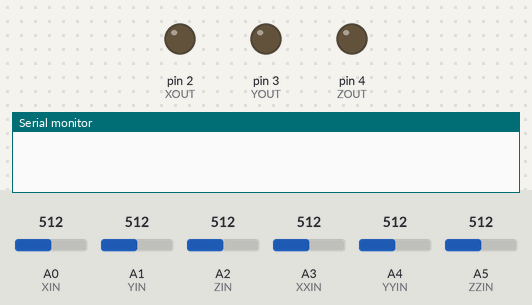
The sketch below on a simulated Arduino Uno, built with avr-gcc and run on an emulated ATmega328P. Shown: output pins drawn as LEDs (lit = HIGH), the last lines printed to the serial monitor. The inputs (shaded band) are chosen by the test bench; at power-on: A1 (YIN) = 512, A0 (XIN) = 512, A2 (ZIN) = 512, A3 (XXIN) = 512, A4 (YYIN) = 512, A5 (ZZIN) = 512.

Above: at 1.2 s.
1.3 s: A1 (YIN) set to 987
2.8 s: A1 (YIN) set to 1015
At 3.9 s:
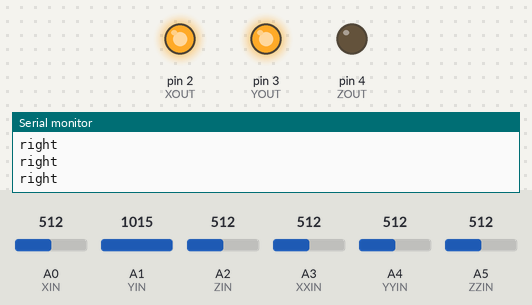
Timing chart, 0 to 5.8 s (numbered marks = the images above; inputs shaded):
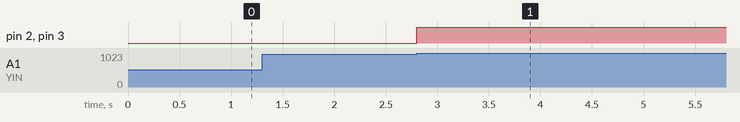

The sketch:

joystick.ino
```cpp
#define XOUT 2
#define YOUT 3
#define ZOUT 4
#define XIN A0
#define YIN A1
#define ZIN A2

#define XXOUT 2
#define YYOUT 3
#define ZZOUT 4
#define XXIN A3
#define YYIN A4
#define ZZIN A5
void setup() {
  pinMode(XIN, INPUT);
  pinMode(YIN, INPUT);
  pinMode(ZIN, INPUT);
  pinMode(XOUT, OUTPUT);
  pinMode(YOUT, OUTPUT);
  pinMode(ZOUT, OUTPUT);
  pinMode(XXIN, INPUT);
  pinMode(YYIN, INPUT);
  pinMode(ZZIN, INPUT);
  pinMode(XXOUT, OUTPUT);
  pinMode(YYOUT, OUTPUT);
  pinMode(ZZOUT, OUTPUT);
  Serial.begin(9600);
}

void loop() {
  int x, y, z, xx, yy, zz;

  x = analogRead(XIN);
  y = analogRead(YIN);
  z = analogRead(ZIN);
  xx = analogRead(XXIN);
  yy = analogRead(YYIN);
  zz = analogRead(ZZIN);

  if (x > 1000 && y < 1000 && y > 10) {
    Serial.print("up\n");
    digitalWrite(XOUT, LOW);
    digitalWrite(YOUT, LOW);
    return;
  }

  if (x < 10 && y < 1000 && y > 10) {
    Serial.print("down\n");
    digitalWrite(XOUT, LOW);
    digitalWrite(YOUT, HIGH);
    return;
  }

  if (y < 10 && x < 1000 && x > 10) {
    Serial.print("left\n");
    digitalWrite(XOUT, HIGH);
    digitalWrite(YOUT, LOW);
    return;
  }

  if (y > 1000 && x < 1000 && x > 10) {
    Serial.print("right\n");
    digitalWrite(XOUT, HIGH);
    digitalWrite(YOUT, HIGH);
    return;
  }

  //joystick 2
  if (xx > 1000 && yy < 1000 && yy > 10) {
    Serial.print("uup\n");
    digitalWrite(XXOUT, LOW);
    digitalWrite(YYOUT, LOW);
    return;
  }

  if (xx < 10 && yy < 1000 && yy > 10) {
    Serial.print("ddown\n");
    digitalWrite(XXOUT, LOW);
    digitalWrite(YYOUT, HIGH);
    return;
  }

  if (yy < 10 && xx < 1000 && xx > 10) {
    Serial.print("lleft\n");
    digitalWrite(XXOUT, HIGH);
    digitalWrite(YYOUT, LOW);
    return;
  }

  if (yy > 1000 && xx < 1000 && xx > 10) {
    Serial.print("rright\n");
    digitalWrite(XXOUT, HIGH);
    digitalWrite(YYOUT, HIGH);
    return;
  }

  //Serial.print("X=");
  //Serial.print(x);
  //Serial.print("\tY=");
  //Serial.print(y);
  //Serial.print("\tZ=");
  //Serial.println(z);

  delay(10);
}
```

Measured:
- the behaviour switches between 1000 and 1001 on A1 (YIN) (found by bisection; images 0 and 1)
- after the input at 1.3 s, every drawn part: stays the same
- after the input at 2.8 s, pin 2 (XOUT), pin 3 (YOUT): LOW → HIGH at once
